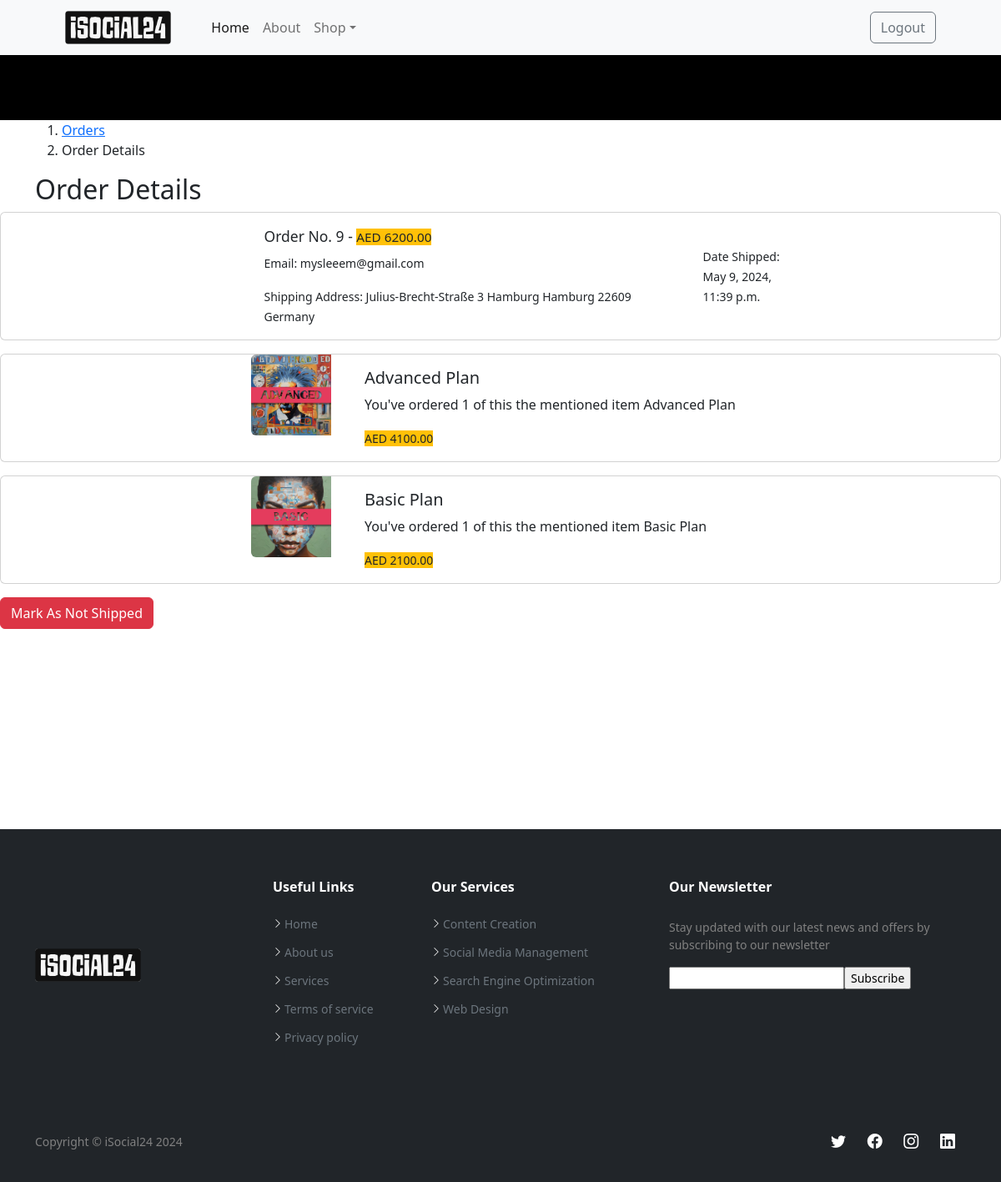
The app's page /payment/orders/9 (signed in), older data.
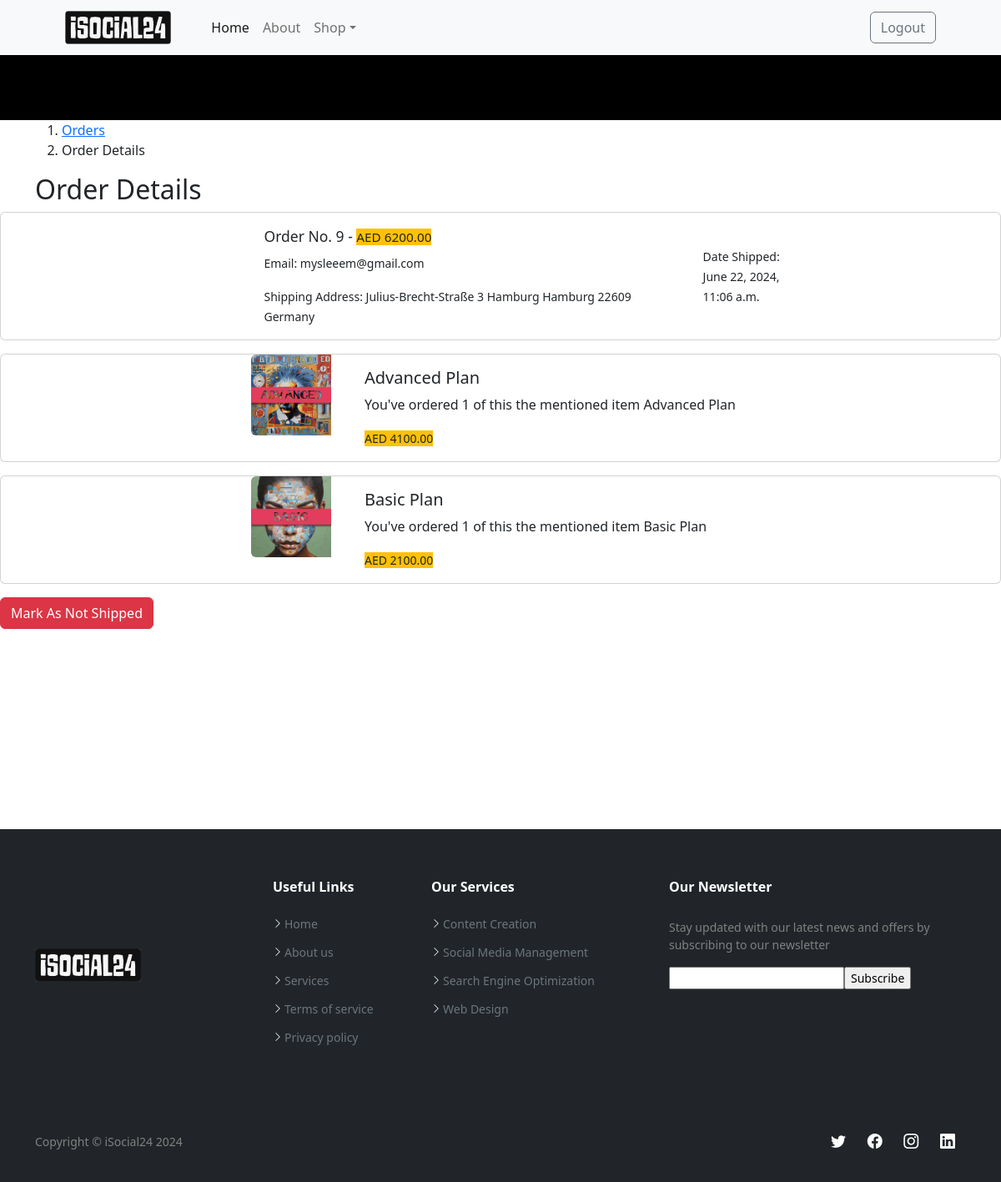
The same page, newer data.
### payment/models.py (models this page shows, shortened)
class Order(models.Model):
    user = models.ForeignKey(User, on_delete=models.CASCADE, null=True, blank=True)
    full_name = models.CharField(max_length=255)
    email = models.EmailField(max_length=255)
    shipping_address = models.TextField(max_length=15000)
    amount_paid = models.DecimalField(max_digits=10, decimal_places=2)
    date_ordered = models.DateTimeField(auto_now_add=True)
    shipped = models.BooleanField(default=False)
    date_shipped = models.DateTimeField(blank=True, null=True)

class OrderItem(models.Model):
    order = models.ForeignKey(Order, on_delete=models.CASCADE, null=True)
    product = models.ForeignKey(Product, on_delete=models.CASCADE, null=True)
    user = models.ForeignKey(User, on_delete=models.CASCADE, null=True, blank=True)
    quantity = models.PositiveBigIntegerField(default=1)
    price = models.DecimalField(max_digits=10, decimal_places=2)

### main/models.py (models this page shows)
class Product(models.Model):
    name = models.CharField(max_length=100)
    price = models.DecimalField(default=0, decimal_places=2, max_digits=6)
    category = models.ForeignKey(Category, on_delete=models.CASCADE, default=1)
    description = models.JSONField(default=list, blank=True, null=True)
    image = models.ImageField(upload_to='uploads/product/')
    def __str__(self):
        return self.name

### payment/views.py (the view, shortened to what this page needs)
# urls.py: path('orders/<int:pk>', views.orders, name='orders'),
def orders(request, pk):
    if request.user.is_authenticated and request.user.is_superuser:
        order = Order.objects.get(id=pk)
        items = OrderItem.objects.filter(order=pk)
        return render(request, "payment/orders.html", {"order": order, "items": items})
    else:
        messages.error(request,"Access Denied")
        return redirect('home')

### cart/context_processors.py (called while the page is built)
def cart(request):
    return {'cart': Cart(request)}

### payment/templates/payment/orders.html (shortened to what this page needs)
{% extends 'base.html' %}
{% load static %}
{% block content %}
<div id="product_slide" class="product_slide" style="background: black;">
    <br/><br/><br/><br/><br/><br/>
</div>
<main id="main">
    <section id="cart-cont-initial" class="cart-cont-initial">
      <div class="container">
        <ol>
          <li><a href="{% url 'not_shipped_dash' %}">Orders</a></li>
          <li>Order Details</li>
        </ol>
        <h2>Order Details</h2>
      </div>
    </section>
    <section class="cart-item-sec">
        <div class="card mb-3 card-cart">
            <div class="row g-0">
              <div class="col-md-7 offset-md-3 col-sm-12">
              <div class="row cart-item-row">
                <div class="col-md-9 col-sm-9 col-10">
                  <div class="card-body">
                    <h5 class="card-title"><small class="text-body-secondary">Order No. {{ order.id }} - <small class="text-body-secondary bg-warning text-dark">AED {{ order.amount_paid }}</small></small></h5>
                    <p class="card-text"><small class="text-body-secondary">Email: {{ order.email}}</small></p>
                    <p class="card-text"><small class="text-body-secondary extra-small-text">Shipping Address: {{ order.shipping_address }}</small></p>
                  </div>
          </div>
          <div class="col-md-2 col-sm-2 col-2 d-flex align-items-center justify-content-center">
            <p class="card-text">
                <small class="text-body-secondary extra-small-text">
                    {% if order.date_shipped %}
                        Date Shipped: {{ order.date_shipped}}
                    {% else %}
                        Date Ordered: {{ order.date_ordered}}
                    {% endif %}
                </small>
            </p>
        </div>
        </div></div></div></div>
        {% for item in items %}
      <div class="card mb-3 card-cart">
        <div class="row g-0">
          <div class="col-md-7 offset-md-3 col-sm-12">
          <div class="row cart-item-row">
              <div class="col-md-2 col-sm-2 col-12">
              <img src="{{ item.product.image.url }}" class="img-fluid rounded-start " alt="Package-image">
            </div>
            <div class="col-md-9 col-sm-9 col-10">
              <div class="card-body">
                <h5 class="card-title">{{ item.product }}</h5>
                <p class="card-text">You've ordered {{ item.quantity }} of this the mentioned item {{ item.product }}</p>
                <p class="card-text"><small class="text-body-secondary bg-warning text-dark">AED {{ item.price }}</small></p>
              </div>
      </div>
    </div></div></div></div>
    {% endfor %}
    {% if not order.shipped %}
    <form method="POST">
      {% csrf_token %}
      <input type="hidden" name="shipping_status" value="true">
      <button type="Submit" class="btn btn-success">Mark As Shipped</button>
    </from>
    {% else %}
    <form method="POST">
      <button type="Submit" class="btn btn-danger">Mark As Not Shipped</button>
    {% endif %}
  </section>
  <br/><br/><br/><br/><br/><br/><br/><br/><br/><br/>
  </main>
  {% endblock %}

### isocial/main/templates/base.html (shortened to what this page needs)
{% load static %}
<!DOCTYPE html>
<html lang="en">
    <head>
        <link href="https://cdn.jsdelivr.net/npm/bootstrap-icons@1.5.0/font/bootstrap-icons.css" rel="stylesheet" />
        <link href="{% static 'css/styles.css' %}" rel="stylesheet" />
    </head>
    <body>
        {% include 'navbar.html' %}
        {% block content %}
        {% endblock %}
        <link rel="stylesheet" href="https://cdnjs.cloudflare.com/ajax/libs/font-awesome/4.7.0/css/font-awesome.min.css">
  <footer id="footer" class="footer bg-dark">
    <div class="footer-content">
      <div class="container">
        <div class="row" >
          <div class="col-lg-3 col-md-6 d-flex align-items-center">
            <div class="footer-info">
              <a class="navbar-brand " href="{% url 'home' %}">
                <img src="{% static 'assets/isociallogo.png' %}" alt="iSocial24 Logo" class="logo-img">
            </a>
            </div>
          </div>
          <div class="col-lg-2 col-md-6 footer-links">
            <h4>Useful Links</h4>
            <ul>
              <li><i class="bi bi-chevron-right"></i> <a href="#">Home</a></li>
              <li><i class="bi bi-chevron-right"></i> <a href="#">About us</a></li>
              <li><i class="bi bi-chevron-right"></i> <a href="#">Services</a></li>
              <li><i class="bi bi-chevron-right"></i> <a href="#">Terms of service</a></li>
              <li><i class="bi bi-chevron-right"></i> <a href="#">Privacy policy</a></li>
            </ul>
          </div>
          <div class="col-lg-3 col-md-6 footer-links">
            <h4>Our Services</h4>
            <ul>
              <li><i class="bi bi-chevron-right"></i> <a href="#">Content Creation</a></li>
              <li><i class="bi bi-chevron-right"></i> <a href="#">Social Media Management</a></li>
              <li><i class="bi bi-chevron-right"></i> <a href="#">Search Engine Optimization</a></li>
              <li><i class="bi bi-chevron-right"></i> <a href="#">Web Design</a></li>
            </ul>
          </div>
          <div class="col-lg-4 col-md-6 footer-newsletter">
            <h4>Our Newsletter</h4>
            <p>Stay updated with our latest news and offers by subscribing to our newsletter</p>
            <form action="" method="post">
              <input type="email" name="email"><input type="submit" value="Subscribe">
            </form>
          </div>
        </div>
      </div>
    </div>
    <div class="footer-legal text-center">
      <div class="container d-flex flex-column flex-lg-row justify-content-center justify-content-lg-between align-items-center">
        <div class="d-flex flex-column align-items-center align-items-lg-start">
          <div class="copyright">
            Copyright &copy; iSocial24 <span id="currentYear"></span>
          </div>
        </div>
        <div class="social-links order-first order-lg-last mb-3 mb-lg-0">
          <a href="#" class="twitter"><i class="bi bi-twitter"></i></a>
          <a href="#" class="facebook"><i class="bi bi-facebook"></i></a>
          <a href="#" class="instagram"><i class="bi bi-instagram"></i></a>
          <a href="#" class="linkedin"><i class="bi bi-linkedin"></i></a>
        </div>
      </div>
    </div>
  </footer>
    </body>
</html>

### isocial/main/templates/navbar.html (shortened to what this page needs)
{% load static %}
        <nav class="navbar navbar-expand-lg bg-light fixed-top nav-trans">
            <div class="container px-4 px-lg-5">
                <a class="navbar-brand" href="{% url 'home' %}">
                    <img src="{% static 'assets/isociallogo.png' %}" alt="iSocial24 Logo" class="logo-img">
                </a>
                <div class="collapse navbar-collapse" id="navbarSupportedContent">
                    <ul class="navbar-nav me-auto mb-2 mb-lg-0 ms-lg-4">
                        <li class="nav-item"><a class="nav-link active" aria-current="page" href="{% url 'home' %}">Home</a></li>
                        <li class="nav-item"><a class="nav-link" href="{% url 'about' %}">About</a></li>
                        <li class="nav-item dropdown">
                            <a class="nav-link dropdown-toggle" id="navbarDropdown" href="#" role="button" data-bs-toggle="dropdown" aria-expanded="false">Shop</a>
                        </li>
                    </ul>
                    <form class="d-flex">
                        {% if user.is_authenticated %}
                        <a class="btn btn-outline-secondary btn-rounded" href="{% url 'logout' %}">Logout</a>
                        {% endif %}
                    </form>
                </div>
            </div>
        </nav>

Row changes from the older to the newer data that the page shows:
changed Order "mysleeem@gmail.com": date_shipped "May 9, 2024, 11:39 p.m." → "June 22, 2024, 11:06 a.m."
